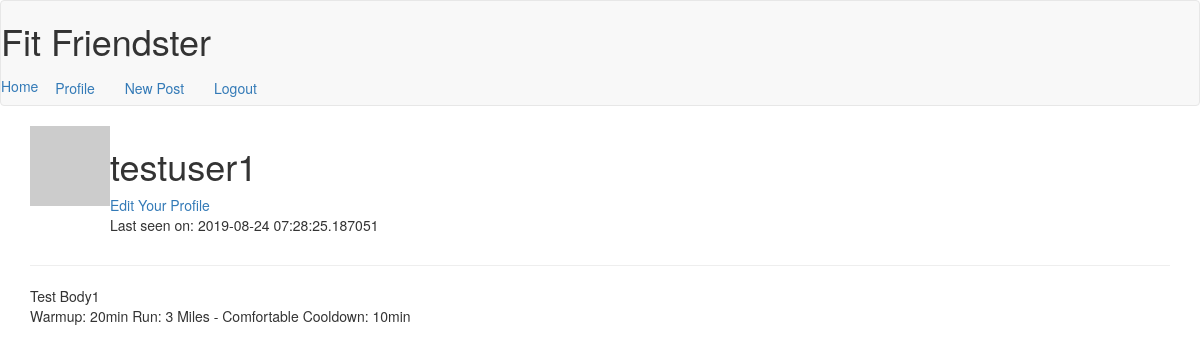
/user/testuser1 (signed in), run on the app's committed database.
### app/models.py (models this page shows, shortened)
class User(UserMixin, db.Model):
    id = db.Column(db.Integer, primary_key=True)
    username = db.Column(db.String(64), index=True, unique=True)
    first_name = db.Column(db.String(32))
    last_name = db.Column(db.String(32))
    email = db.Column(db.String(64), index=True, unique=True)
    password_hash = db.Column(db.String(128))
    about_me = db.Column(db.String(140))
    last_seen = db.Column(db.DateTime, default=datetime.utcnow)
    active = db.Column(db.Boolean)
    user_type = db.Column(db.String(64))
    posts = db.relationship('Post', backref='author', lazy='dynamic')
    def avatar(self, size):
        digest = md5(self.email.lower().encode('utf-8')).hexdigest()
        return 'https://www.gravatar.com/avatar/{}?d=identicon&s={}'.format(digest,size)

class Post(db.Model):
    id = db.Column(db.Integer, primary_key=True)
    title = db.Column(db.String(140))
    body = db.Column(db.String(140))
    timestamp = db.Column(db.DateTime, index=True, default=datetime.utcnow)
    user_id = db.Column(db.Integer, db.ForeignKey('user.id'))

### app/routes.py (the view)
@app.route('/user/<username>')
@login_required
def user(username):
    user = User.query.filter_by(username=username).first_or_404()
    posts = Post.query.filter_by(user_id=user.id).all()
    return render_template('user.html', title='Profile', user=user, posts=posts)

### app/models.py (called while the page is built)
@login.user_loader
def load_user(id):
    return User.query.get(int(id))

### app/routes.py (called while the page is built)
@app.before_request
def before_request():
    if current_user.is_authenticated:
        current_user.last_seen = datetime.utcnow()
        db.session.commit()

### app/templates/user.html (shortened to what this page needs)
{% extends "base.html" %}
{% block app_content %}
    <table>
        <tr valign="top">
            <td><img src="{{ user.avatar(128) }}"></td>
            <td>
                <h1>{{ user.username }}</h1>
                <a href="{{ url_for('edit_profile') }}">Edit Your Profile</a>
                {% if user.last_seen %}
                    <p>Last seen on: {{ user.last_seen }}</p>
                {% endif %}
            </td>
        </tr>
    </table>
    <hr>
        {% for post in posts %}
            {% include '_post.html' %}
        {% endfor %}
{% endblock %}

### app/templates/_post.html
<table>
    <tr valign="top">
        <td
            {{ post.author.username }} says: <br>
            {{ post.body }}
        </td>
    </tr>
</table>

### data on the page
User: username "testuser1", last_seen "2019-08-24 07:28:25.187051"
Post: body "Test Body1"
Post: body "Warmup: 20min Run: 3 Miles - Comfortable Cooldown: 10min"
